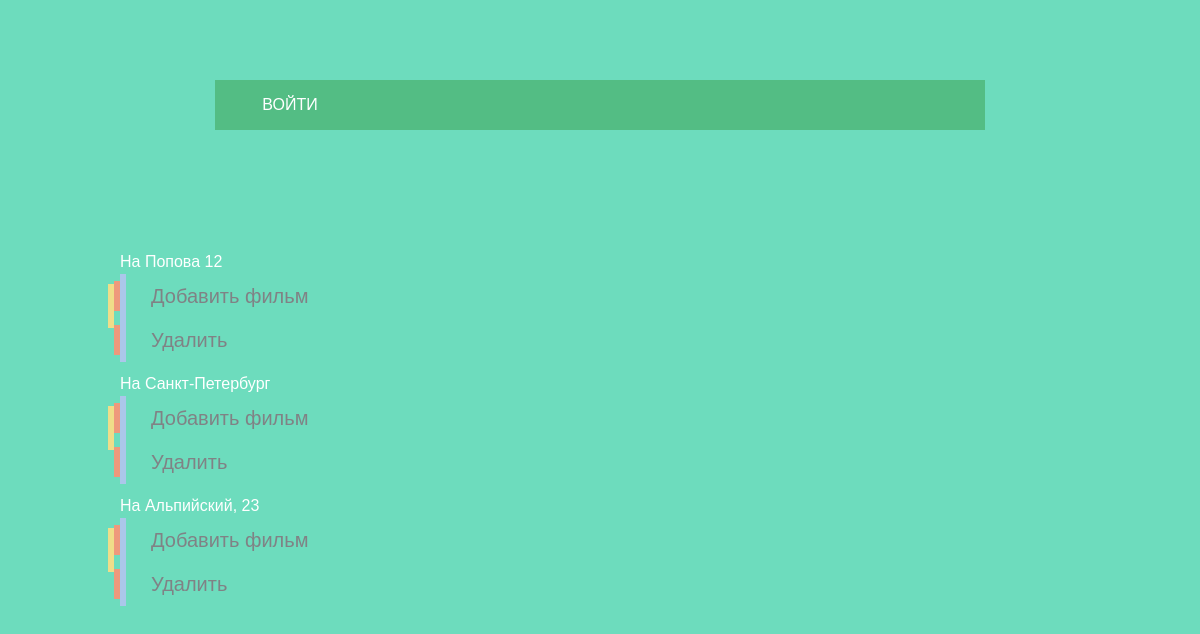
Screenshot of /sellers with the database file from the repository.
### application/models.py (models this page shows)
class Seller(models.Model):
    address = models.CharField(max_length=50)

### application/views.py (the view)
# urls.py: path('sellers', sellers, name='sellers_url'),
def sellers(request):
    context = {'data_c': Seller.objects.all()}
    return render(request, 'sellers.html', context)

### templates/sellers.html (shortened to what this page needs)
{% extends "base.html" %}
{% block content %}
<div style="margin-left: 10%; margin-top: 10%; margin-right: 10%">
    <ul class="dbl-border">
        {% for seller in data_c %}
  <li>На {{ seller.address }}<a href="{% url 'admissionAdd_url'  seller.id %}">Добавить фильм</a><a href="{% url 'sellerDelete_url' seller.id %}">Удалить</a></li>
{% endfor %}
</ul>
</div>
{% endblock %}

### rows the page displays
Seller: address "Попова 12"
Seller: address "Санкт-Петербург"
Seller: address "Альпийский, 23"
